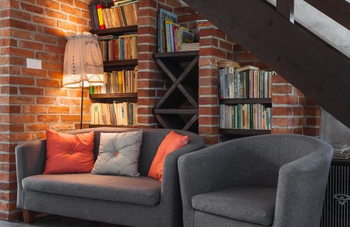
#> input picture Lab4/q1.png, 350 x 227 px, found by its file name
$ jupyter execute --allow-errors Lab4.ipynb
#> lines starting #> are read from the running program, lines starting #| are printed output that depends on the picture; after the words box and inside, x2 and y2 are one past the last pixel; in counts of white or black regions, pixels touching at a corner belong together
# FCIM.M.SI - Artificial Intelligence

**Lab 2:** Processing Images with OpenCV
\
**Performed by:** Postu Ivan SI-181M
\
**Verified by:** Gavrilita Mihai

## Task 1 - Write the following functions using OpenCV. Adjust the parameters and explain your approach. Plot the initial image and the blurred image in the same plot by using Matplotlib subplots.

- A blurring function;
\

\
- A sharpening function.
\

\

[cell 1]
import matplotlib

matplotlib.use("TkAgg")

import cv2
import matplotlib.pyplot as plt
import numpy as np

#t1.py
def blur_function(image_path, kernel_size=(5,5)):
#> called with kernel_size = (5, 5)
    img = cv2.imread(image_path)
#> img is the input picture: shape (227, 350, 3); mean B, G, R 66.4, 75.9, 99.5
    gray = cv2.cvtColor(img, cv2.COLOR_BGR2GRAY)
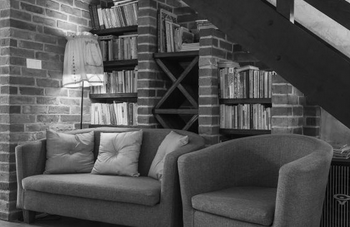
#> gray: shape (227, 350); min 0, max 253, mean 81.9
    blurred = cv2.GaussianBlur(gray, kernel_size, 0)
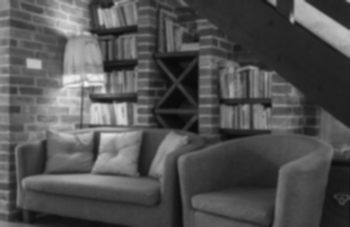
#> blurred: shape (227, 350); min 9, max 241, mean 81.9
    fig, axs = plt.subplots(1, 2, figsize=(10,5))
    axs[0].imshow(cv2.cvtColor(img, cv2.COLOR_BGR2RGB))
    axs[0].set_title('Original Image')
    axs[1].imshow(blurred, cmap='gray')
    axs[1].set_title('Blurred Image')

    plt.show()
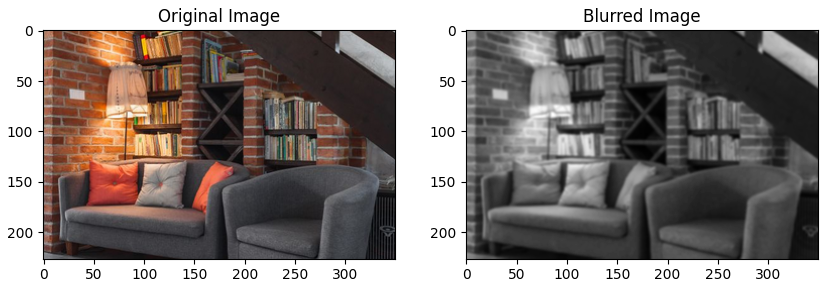
#> figure drawn by matplotlib, 2 panels

def sharpen_function(image_path):
    img = cv2.imread(image_path)
    kernel = np.array([[-1, -1, -1], [-1, 9, -1], [-1, -1, -1]])
    sharpened = cv2.filter2D(img, -1, kernel)
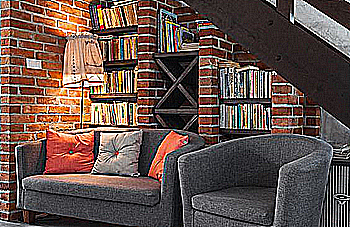
#> sharpened: shape (227, 350, 3); mean B, G, R 74.7, 81.2, 100.4
    fig, axs = plt.subplots(1, 2, figsize=(10, 5))
    axs[0].imshow(cv2.cvtColor(img, cv2.COLOR_BGR2RGB))
    axs[0].set_title("Original Image")
    axs[1].imshow(cv2.cvtColor(sharpened, cv2.COLOR_BGR2RGB))
    axs[1].set_title("Sharpened Image")
    plt.show()
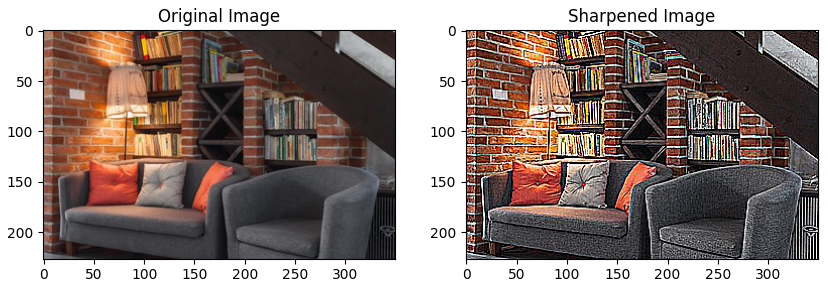
#> figure drawn by matplotlib, 2 panels
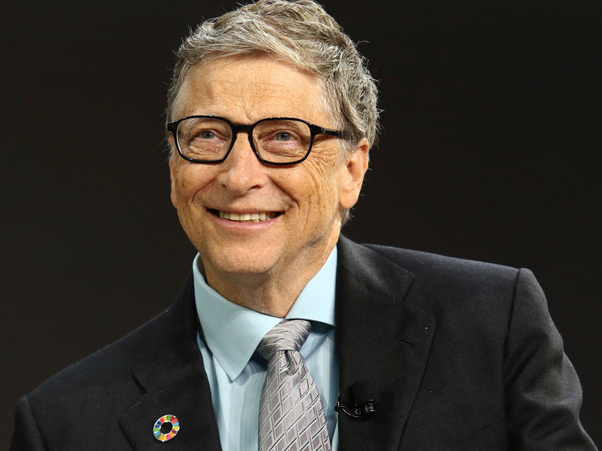
#> input picture Lab4/person1.png, 602 x 451 px, found by its file name
#> further down, image is the input picture: shape (451, 602, 3); mean B, G, R 50, 58, 65.3


blur_function("/home/ivan/Desktop/ArtificialIntelligence/Lab4/q1.png")
sharpen_function("/home/ivan/Desktop/ArtificialIntelligence/Lab4/q1.png")

## Task 2 - Implement a face detection system using OpenCV. The function should take as input one image and output the result as the coordinates of the face, in case the image contains a face, or None if the image does not contain any faces. Assume that the image contains no more than one face.

[cell 2]
import matplotlib

matplotlib.use("TkAgg")

import cv2
import matplotlib.pyplot as plt


def detect_face(image):
    face_cascade = cv2.CascadeClassifier(
        cv2.data.haarcascades + "haarcascade_frontalface_default.xml"
    )

    gray_image = cv2.cvtColor(image, cv2.COLOR_BGR2GRAY)
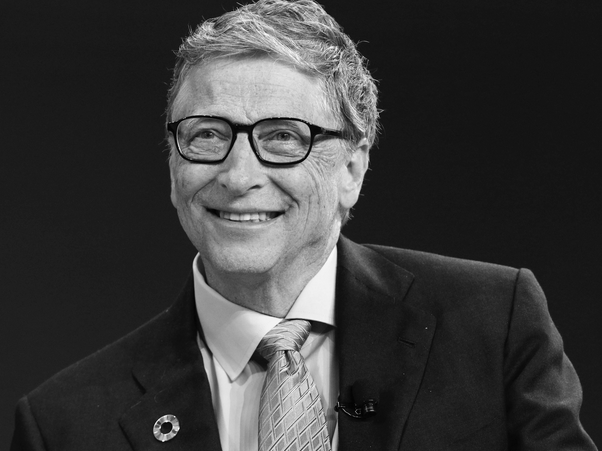
#> gray_image: shape (451, 602); min 0, max 255, mean 59.3

    equalized_image = cv2.equalizeHist(gray_image)
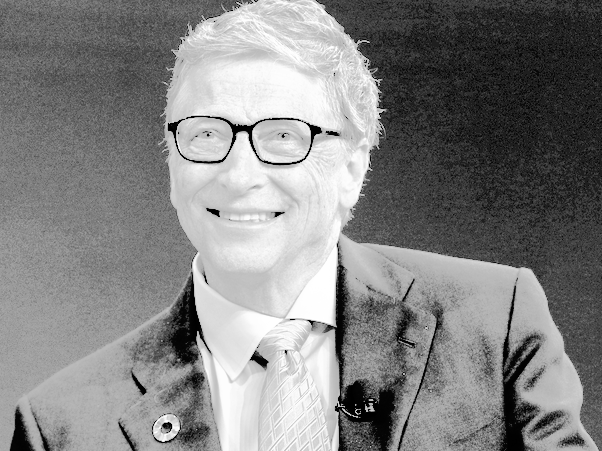
#> equalized_image: shape (451, 602); min 0, max 255, mean 131.4

    faces = face_cascade.detectMultiScale(
        equalized_image, scaleFactor=1.3, minNeighbors=5
    )
#> faces = [[119, 21, 296, 296]]

    if len(faces) == 0:
        return None
    else:
        face = max(faces, key=lambda x: x[2] * x[3])
#> face = [119, 21, 296, 296]
        x, y, w, h = face
#> x = 119; y = 21; w = 296; h = 296
        return (x, y, x + w, y + h)


image = cv2.imread("/home/ivan/Desktop/ArtificialIntelligence/Lab4/person1.png")

face_coords = detect_face(image)
#> face_coords = (119, 21, 415, 317)

if face_coords is not None:
    x1, y1, x2, y2 = face_coords
#> x1 = 119; y1 = 21; x2 = 415; y2 = 317
    cv2.rectangle(image, (x1, y1), (x2, y2), (0, 255, 0), 2)
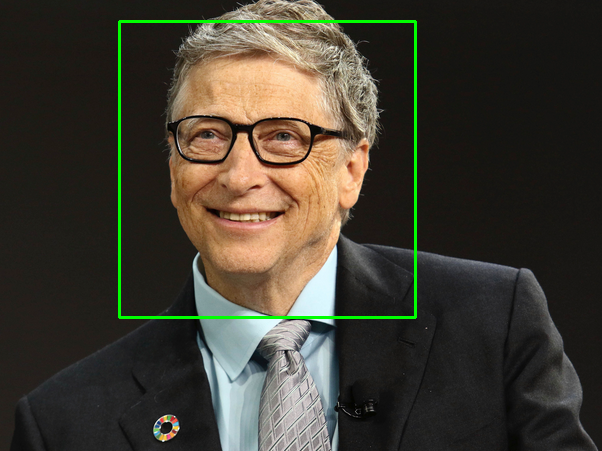
#> image: shape (451, 602, 3); 1.31% of pixels changed, all inside (x1, y1, x2, y2) = (118, 20, 417, 319)

plt.imshow(cv2.cvtColor(image, cv2.COLOR_BGR2RGB))
plt.show()
#> (reads Lab4/test.csv from the repository)
